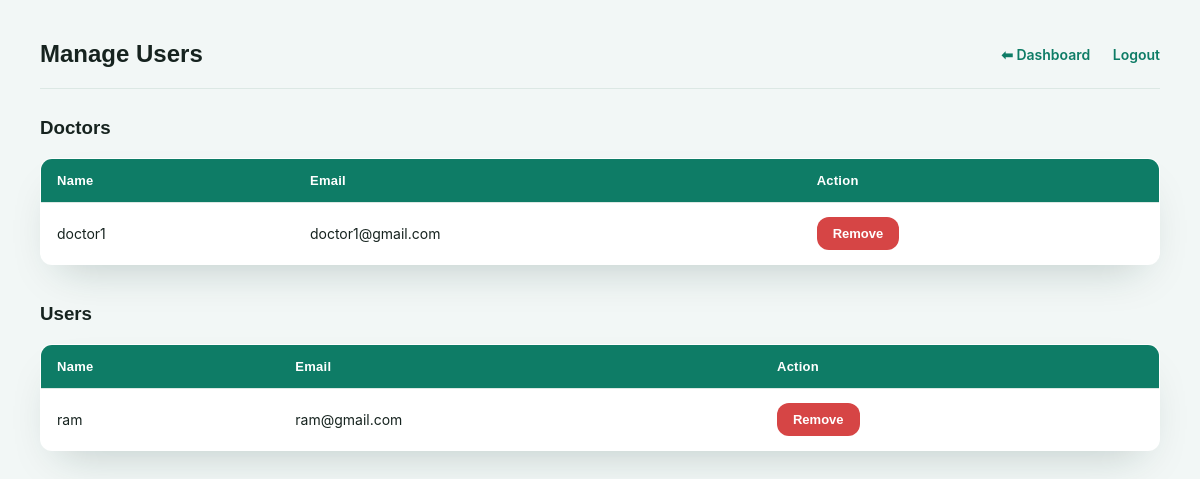
Screenshot of /admin/users (signed in) with the database file from the repository.
### database/model.py (models this page shows, shortened)
class User(UserMixin, db.Model):
    __tablename__ = "users"
    id = db.Column(db.Integer, primary_key=True)
    full_name = db.Column(db.String(100), nullable=False)
    email = db.Column(db.String(120), unique=True, nullable=False)
    password = db.Column(db.String(255), nullable=False)
    role = db.Column(
        db.String(20),
        nullable=False,
        default="user"
    )
    age = db.Column(db.Integer)
    gender = db.Column(db.String(20))
    phone = db.Column(db.String(20))
    created_at = db.Column(
        db.DateTime,
        server_default=db.func.now()
    )

### routes/admin.py (the view)
@admin.route("/users")
@admin_required
def manage_users():
    users = User.query.filter_by(role="user").all()
    doctors = User.query.filter_by(role="doctor").all()
    return render_template(
        "admin/manage_users.html",
        users=users,
        doctors=doctors
    )

### app.py (called while the page is built)
@login_manager.user_loader
def load_user(user_id):
    return User.query.get(int(user_id))

### routes/admin.py (called while the page is built)
def admin_required(view_func):
    @wraps(view_func)
    def wrapped(*args, **kwargs):
        if not current_user.is_authenticated or current_user.role != "admin":
            flash("Please login as an admin to continue.", "danger")
            return redirect(url_for("admin.login"))
        return view_func(*args, **kwargs)
    return wrapped

### templates/admin/manage_users.html (shortened to what this page needs)
<!DOCTYPE html>
<html>
<head>
    <link rel="stylesheet" href="{{ url_for('static', filename='css/dashboard.css') }}">
</head>
<body>
<div class="navbar">
    <h2>Manage Users</h2>
    <div>
        <a href="{{ url_for('admin.dashboard') }}">⬅ Dashboard</a>
        <a href="{{ url_for('admin.logout') }}">Logout</a>
    </div>
</div>
<h3>Doctors</h3>
<table>
    <tr>
        <th>Name</th>
        <th>Email</th>
        <th>Action</th>
    </tr>
    {% for doc in doctors %}
    <tr>
        <td>{{ doc.full_name }}</td>
        <td>{{ doc.email }}</td>
        <td><a class="btn btn-danger" href="{{ url_for('admin.remove_doctor', doctor_id=doc.id) }}"
               onclick="return confirm('Remove this doctor?');">Remove</a></td>
    </tr>
    {% endfor %}
</table>
<br>
<h3>Users</h3>
<table>
    <tr>
        <th>Name</th>
        <th>Email</th>
        <th>Action</th>
    </tr>
    {% for u in users %}
    <tr>
        <td>{{ u.full_name }}</td>
        <td>{{ u.email }}</td>
        <td><a class="btn btn-danger" href="{{ url_for('admin.remove_user', user_id=u.id) }}"
               onclick="return confirm('Remove this user?');">Remove</a></td>
    </tr>
    {% endfor %}
</table>
</body>
</html>

### static/css/dashboard.css (style rules this page uses)
:root { --bg: #f2f7f6; --surface: #ffffff; --primary: #0e7c66; --primary-dark: #095b4b; --accent: #e8895c; --danger: #d64545; --danger-dark: #b3352f; --text: #16231f; --muted: #64766f; --border: #dce8e4; --radius-lg: 20px; --radius-md: 12px; --shadow: 0 20px 45px -20px rgba(14, 55, 46, 0.25); }
* { box-sizing: border-box; }
body { font-family: 'Inter', -apple-system, Arial, sans-serif; background: var(--bg); color: var(--text); margin: 0; padding: 40px; }
h2, h3 { font-family: 'Sora', sans-serif; }
.navbar { display: flex; justify-content: space-between; align-items: center; margin-bottom: 28px; padding-bottom: 20px; border-bottom: 1px solid var(--border); }
.navbar h2 { margin: 0; font-weight: 700; color: var(--text); }
.navbar a { color: var(--primary); text-decoration: none; margin-left: 18px; font-weight: 600; font-size: 14px; transition: color 0.15s ease; }
table { width: 100%; border-collapse: collapse; background: var(--surface); border-radius: var(--radius-md); overflow: hidden; box-shadow: var(--shadow); border: 1px solid var(--border); }
th, td { border-bottom: 1px solid var(--border); padding: 14px 16px; text-align: left; font-size: 14px; }
th { background: var(--primary); color: #fff; font-family: 'Sora', sans-serif; font-weight: 700; font-size: 13px; letter-spacing: 0.02em; }
tr:last-child td { border-bottom: none; }
.btn { display: inline-block; padding: 9px 16px; background: var(--primary); color: #fff; border-radius: var(--radius-md); text-decoration: none; font-family: 'Sora', sans-serif; font-weight: 700; font-size: 13px; transition: background 0.15s ease, transform 0.15s ease; }
.btn-danger { background: var(--danger); }

### rows the page displays
User: full_name "doctor1", email "doctor1@gmail.com"
User: full_name "ram", email "ram@gmail.com"
